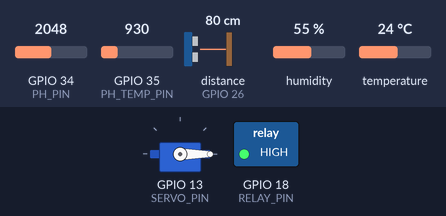
Simulated run of this sketch. Board: ESP32. Parts: servo, switched loads named in the sketch (green lamp = pin HIGH). Wiring (inferred from the names in the program): ultrasonic range finder: trigger GPIO 25; echo GPIO 26. Inputs (shaded band) come from the test bench; at power-on: distance to the obstacle (sensor on GPIO 26) 80 cm, GPIO 34 (PH_PIN) = 2048, GPIO 35 (PH_TEMP_PIN) = 930, humidity 55 %, temperature 24 °C. The echo pulse lasts 58.3 µs per cm; WiFi joins after 1.5 s; servers stay silent unless stated; pins used as bus, display or sensor lines are not drawn; what the sketch prints to the serial monitor is not drawn.

Above: at 2.7 s.
2.8 s: distance to the obstacle (sensor on GPIO 26) set to 20 cm
12.0 s: distance to the obstacle (sensor on GPIO 26) set to 16 cm
At 13.6 s:
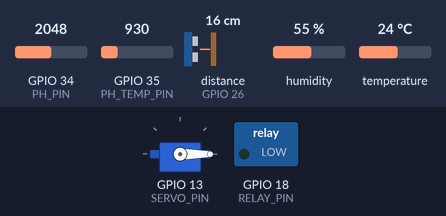
Timing chart, 0 to 15.1 s (numbered marks = the images above; inputs shaded):
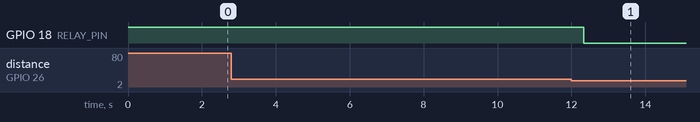

The sketch:

finalCodeIoT.ino
```cpp
#include <WiFi.h>
#include <WiFiClientSecure.h>
#include <UniversalTelegramBot.h>
#include <DHT.h>
#include <ESP32Servo.h>
#include <Firebase_ESP_Client.h>
#include <addons/TokenHelper.h>
#include <addons/RTDBHelper.h>

// ------------------- Sensor & Pin Definitions -------------------
#define DHTPIN 4
#define DHTTYPE DHT11
DHT dht(DHTPIN, DHTTYPE);

#define RELAY_PIN 18
#define TRIG_PIN 25
#define ECHO_PIN 26
#define PH_PIN 34
#define PH_TEMP_PIN 35
#define SERVO_PIN 13
#define TANK_HEIGHT_CM 7.0

// ------------------- Wi-Fi Credentials -------------------
const char* ssid = "SANJU";
const char* password = "sanju2453";

// ------------------- Firebase Configuration -------------------
FirebaseData firebaseData;
FirebaseAuth auth;
FirebaseConfig config;

#define API_KEY "AIzaSyDFOoLm6hkw6Skb2o5pxo2x3ex74Dz4dlw"
#define DATABASE_URL "https://hydroponicsa3-default-rtdb.asia-southeast1.firebasedatabase.app"

// ------------------- Telegram Bot -------------------
#define BOT_TOKEN "7696362630:AAGtNFIz33K3QAjh4qiigE6SV0Li7kkDVKk"
#define CHAT_ID "1886130033"

WiFiClientSecure client;
UniversalTelegramBot bot(BOT_TOKEN, client);

// ------------------- Timers -------------------
unsigned long lastDisplayTime = 0;
unsigned long lastAlertTime = 0;
const long alertInterval = 60000;

enum ServoState { IDLE_0, MOVING_TO_90, HOLD_90, MOVING_BACK_0 };
ServoState servoState = IDLE_0;
unsigned long servoTimer = 0;
const unsigned long interval_0_wait = 5 * 60 * 1000UL;
const unsigned long move_delay = 2000;
const unsigned long hold_90_duration = 10000;

Servo servo;

unsigned long lastPumpTime = 0;
const unsigned long pumpInterval = 2 * 60 * 1000UL;
const unsigned long pumpDuration = 10 * 1000UL;
bool isScheduledPumpRunning = false;
unsigned long pumpStartTime = 0;

void setup() {
  Serial.begin(115200);
  dht.begin();
  pinMode(RELAY_PIN, OUTPUT); digitalWrite(RELAY_PIN, HIGH);
  pinMode(TRIG_PIN, OUTPUT); pinMode(ECHO_PIN, INPUT);
  pinMode(PH_PIN, INPUT); pinMode(PH_TEMP_PIN, INPUT);
  servo.attach(SERVO_PIN); servo.write(0);
  servoTimer = millis();

  Serial.print("Connecting to Wi-Fi");
  WiFi.begin(ssid, password);
  client.setInsecure();
  while (WiFi.status() != WL_CONNECTED) {
    delay(500); Serial.print(".");
  }
  Serial.println("\n✅ Wi-Fi Connected!");
  Serial.print("IP Address: "); Serial.println(WiFi.localIP());

  config.api_key = API_KEY;
  config.database_url = DATABASE_URL;
  auth.user.email = "salujasreekumar2001@gmail.com";
  auth.user.password = "injlro3d";
  Firebase.begin(&config, &auth);
  Firebase.reconnectWiFi(true);
  Firebase.setDoubleDigits(2);
  Serial.println("✅ Firebase initialized");
}

float readWaterLevel() {
  digitalWrite(TRIG_PIN, LOW); delayMicroseconds(2);
  digitalWrite(TRIG_PIN, HIGH); delayMicroseconds(10);
  digitalWrite(TRIG_PIN, LOW);
  long duration = pulseIn(ECHO_PIN, HIGH, 20000);
  if (duration == 0) return -1;
  float distance = duration * 0.034 / 2.0;
  if (distance < 1 || distance > TANK_HEIGHT_CM + 10) return -1;
  float level = TANK_HEIGHT_CM - distance;
  return level < 0 ? 0 : level;
}

float readPH() {
  int phRaw = analogRead(PH_PIN);
  float voltage = phRaw * (3.3 / 4095.0);
  if (voltage < 0.1) return -1;
  float ph = voltage * 3.5;
  return ph;
}

float readPHTemperature() {
  int raw = analogRead(PH_TEMP_PIN);
  float voltage = raw * (3.3 / 4095.0);
  float temperature = (voltage - 0.5) * 100.0;
  return temperature;
}

void handleServoCycle() {
  unsigned long currentMillis = millis();
  switch (servoState) {
    case IDLE_0:
      if (currentMillis - servoTimer >= interval_0_wait) {
        servo.write(90);
        Serial.println("Servo moving to 90°...");
        servoTimer = currentMillis;
        servoState = MOVING_TO_90;
      } break;
    case MOVING_TO_90:
      if (currentMillis - servoTimer >= move_delay) {
        Serial.println("⏳ Holding at 90° for 10 seconds...");
        servoTimer = currentMillis;
        servoState = HOLD_90;
      } break;
    case HOLD_90:
      if (currentMillis - servoTimer >= hold_90_duration) {
        servo.write(0);
        Serial.println("↩ Moving back to 0°...");
        servoTimer = currentMillis;
        servoState = MOVING_BACK_0;
      } break;
    case MOVING_BACK_0:
      if (currentMillis - servoTimer >= move_delay) {
        Serial.println("✅ Servo reset to 0°, waiting 5 minutes...");
        servoTimer = currentMillis;
        servoState = IDLE_0;
      } break;
  }
}

void loop() {
  if (WiFi.status() != WL_CONNECTED) {
    Serial.println("⚠ Wi-Fi lost. Reconnecting...");
    WiFi.begin(ssid, password);
    delay(1000);
    return;
  }

  float waterLevel = readWaterLevel();
  float phValue = readPH();
  float phSensorTemp = readPHTemperature();

  if (waterLevel == -1) {
    Serial.println("❌ Ultrasonic sensor error");
  } else {
    Serial.print("✅ Water Level (cm): "); Serial.println(waterLevel);
    if (waterLevel < 2) {
      digitalWrite(RELAY_PIN, LOW);
      Serial.println("🔴 Water Level LOW — Pump ON");
      if (millis() - lastAlertTime > alertInterval) {
        String msg = "🚨 <b>Water Level Alert!</b>\nWater level is LOW: " + String(waterLevel, 1) + " cm";
        bot.sendMessage(CHAT_ID, msg, "HTML");
        lastAlertTime = millis();
      }
    } else {
      digitalWrite(RELAY_PIN, HIGH);
      Serial.println("✅ Water level OK — Pump OFF");
    }
  }

  if ((phValue != -1) && (phValue < 6 || phValue > 8) && (millis() - lastAlertTime > alertInterval)) {
    String msg = "⚠ <b>pH Level Alert!</b>\nCurrent pH: " + String(phValue, 2) + "\nRecommended: 5.5–6.5";
    bot.sendMessage(CHAT_ID, msg, "HTML");
    lastAlertTime = millis();
  }

  if (millis() - lastDisplayTime > 10000) {
    float temp = dht.readTemperature();
    float hum = dht.readHumidity();

    Serial.println("--------------------------");
    Serial.println("📊 Sensor Readings:");
    Serial.print("🌡 DHT Temp: "); Serial.print(temp); Serial.println(" °C");
    Serial.print("🌡 pH Sensor Temp: "); Serial.print(phSensorTemp); Serial.println(" °C");
    Serial.print("💧 Humidity: "); Serial.print(hum); Serial.println(" %");
    Serial.print("🔬 pH Value: "); phValue == -1 ? Serial.println("Not immersed") : Serial.println(phValue, 2);
    Serial.print("📏 Water Level: "); Serial.println(waterLevel, 2);
    Serial.println("--------------------------");

    // 🛠 FIXED: Use millis() instead of broken timestamp
    String timestamp = String(millis());
    String path = "/readings/" + timestamp;
    Serial.println("Writing to Firebase path: " + path);

    bool tOK = Firebase.RTDB.setFloat(&firebaseData, path + "/temperature", temp);
    bool hOK = Firebase.RTDB.setFloat(&firebaseData, path + "/humidity", hum);
    bool pHOK = Firebase.RTDB.setFloat(&firebaseData, path + "/ph", phValue);
    bool wOK = Firebase.RTDB.setFloat(&firebaseData, path + "/water_level", waterLevel);
    bool ptOK = Firebase.RTDB.setFloat(&firebaseData, path + "/ph_sensor_temp", phSensorTemp);

    if (tOK && hOK && pHOK && wOK && ptOK) {
      Serial.println("✅ All values sent to Firebase!");
    } else {
      Serial.print("❌ Firebase Error: ");
      Serial.println(firebaseData.errorReason());
    }

    lastDisplayTime = millis();
  }

  if (!Firebase.ready()) {
    Serial.println("⚠ Firebase is not ready!");
  } else {
    Serial.println("✅ Firebase is ready.");
  }

  unsigned long currentMillis = millis();
  if (!isScheduledPumpRunning && (currentMillis - lastPumpTime >= pumpInterval)) {
    digitalWrite(RELAY_PIN, LOW);
    Serial.println("🔁 Scheduled Pump ON");
    pumpStartTime = currentMillis;
    isScheduledPumpRunning = true;
  }

  if (isScheduledPumpRunning && (currentMillis - pumpStartTime >= pumpDuration)) {
    digitalWrite(RELAY_PIN, HIGH);
    Serial.println("✅ Scheduled Pump OFF");
    lastPumpTime = currentMillis;
    isScheduledPumpRunning = false;
  }

  handleServoCycle();
  delay(1000);
}
```

Measured:
- the behaviour switches between 18 and 17 cm on distance to the obstacle (sensor on GPIO 26) (found by bisection; images 0 and 1)
- after the input at 2.8 s, every drawn part: stays the same
- after the input at 12.0 s, GPIO 18 (RELAY_PIN): HIGH → LOW after 0.33 s
